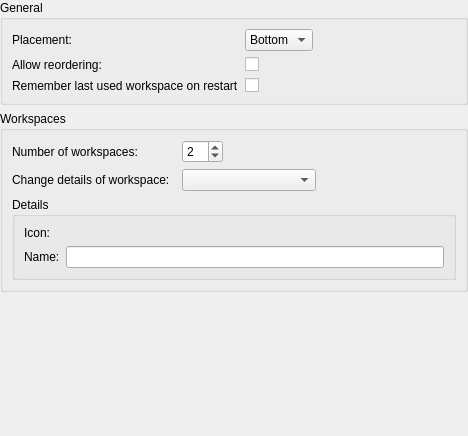
<?xml version="1.0" encoding="UTF-8"?>
<ui version="4.0">
 <class>Core::Internal::WorkspaceSettings</class>
 <widget class="QWidget" name="Core::Internal::WorkspaceSettings">
  <property name="geometry">
   <rect>
    <x>0</x>
    <y>0</y>
    <width>468</width>
    <height>436</height>
   </rect>
  </property>
  <property name="sizePolicy">
   <sizepolicy hsizetype="Preferred" vsizetype="Preferred">
    <horstretch>0</horstretch>
    <verstretch>0</verstretch>
   </sizepolicy>
  </property>
  <property name="windowTitle">
   <string>Form</string>
  </property>
  <layout class="QVBoxLayout" name="verticalLayout_2">
   <property name="margin">
    <number>0</number>
   </property>
   <item>
    <widget class="QScrollArea" name="scrollArea">
     <property name="frameShape">
      <enum>QFrame::NoFrame</enum>
     </property>
     <property name="frameShadow">
      <enum>QFrame::Plain</enum>
     </property>
     <property name="widgetResizable">
      <bool>true</bool>
     </property>
     <widget class="QWidget" name="scrollAreaWidgetContents">
      <property name="geometry">
       <rect>
        <x>0</x>
        <y>0</y>
        <width>468</width>
        <height>436</height>
       </rect>
      </property>
      <layout class="QVBoxLayout" name="verticalLayout">
       <property name="margin">
        <number>0</number>
       </property>
       <item>
        <widget class="QGroupBox" name="groupBox_3">
         <property name="title">
          <string>General</string>
         </property>
         <layout class="QGridLayout" name="gridLayout_3">
          <item row="1" column="0">
           <widget class="QLabel" name="label_6">
            <property name="text">
             <string>Placement:</string>
            </property>
           </widget>
          </item>
          <item row="1" column="1" colspan="2">
           <widget class="QComboBox" name="comboBoxTabBarPlacement">
            <property name="sizePolicy">
             <sizepolicy hsizetype="Preferred" vsizetype="Fixed">
              <horstretch>0</horstretch>
              <verstretch>0</verstretch>
             </sizepolicy>
            </property>
            <property name="currentIndex">
             <number>1</number>
            </property>
            <item>
             <property name="text">
              <string>Top</string>
             </property>
            </item>
            <item>
             <property name="text">
              <string>Bottom</string>
             </property>
            </item>
           </widget>
          </item>
          <item row="1" column="3">
           <spacer name="horizontalSpacer_2">
            <property name="orientation">
             <enum>Qt::Horizontal</enum>
            </property>
            <property name="sizeHint" stdset="0">
             <size>
              <width>40</width>
              <height>20</height>
             </size>
            </property>
           </spacer>
          </item>
          <item row="2" column="0">
           <widget class="QLabel" name="label_7">
            <property name="text">
             <string>Allow reordering:</string>
            </property>
           </widget>
          </item>
          <item row="2" column="1">
           <widget class="QCheckBox" name="checkBoxAllowTabMovement">
            <property name="text">
             <string/>
            </property>
           </widget>
          </item>
          <item row="3" column="0">
           <widget class="QLabel" name="label_8">
            <property name="toolTip">
             <string>Restore last selected workspace on startup</string>
            </property>
            <property name="text">
             <string>Remember last used workspace on restart</string>
            </property>
           </widget>
          </item>
          <item row="3" column="1">
           <widget class="QCheckBox" name="checkBoxRestoreSelectedOnStartup">
            <property name="text">
             <string/>
            </property>
           </widget>
          </item>
         </layout>
        </widget>
       </item>
       <item>
        <widget class="QGroupBox" name="groupBox">
         <property name="sizePolicy">
          <sizepolicy hsizetype="Preferred" vsizetype="Preferred">
           <horstretch>0</horstretch>
           <verstretch>0</verstretch>
          </sizepolicy>
         </property>
         <property name="title">
          <string>Workspaces</string>
         </property>
         <layout class="QGridLayout" name="gridLayout_2">
          <item row="0" column="0">
           <widget class="QLabel" name="label">
            <property name="text">
             <string>Number of workspaces:</string>
            </property>
           </widget>
          </item>
          <item row="0" column="2">
           <widget class="QSpinBox" name="numberOfWorkspacesSpinBox">
            <property name="sizePolicy">
             <sizepolicy hsizetype="Fixed" vsizetype="Fixed">
              <horstretch>0</horstretch>
              <verstretch>0</verstretch>
             </sizepolicy>
            </property>
            <property name="minimum">
             <number>1</number>
            </property>
            <property name="maximum">
             <number>10</number>
            </property>
            <property name="value">
             <number>2</number>
            </property>
           </widget>
          </item>
          <item row="2" column="0">
           <widget class="QLabel" name="label_5">
            <property name="text">
             <string>Change details of workspace:</string>
            </property>
           </widget>
          </item>
          <item row="2" column="2">
           <widget class="QComboBox" name="workspaceComboBox">
            <property name="sizePolicy">
             <sizepolicy hsizetype="MinimumExpanding" vsizetype="Fixed">
              <horstretch>0</horstretch>
              <verstretch>0</verstretch>
             </sizepolicy>
            </property>
           </widget>
          </item>
          <item row="2" column="3">
           <spacer name="horizontalSpacer">
            <property name="orientation">
             <enum>Qt::Horizontal</enum>
            </property>
            <property name="sizeHint" stdset="0">
             <size>
              <width>40</width>
              <height>20</height>
             </size>
            </property>
           </spacer>
          </item>
          <item row="3" column="0" colspan="4">
           <widget class="QGroupBox" name="groupBox_2">
            <property name="sizePolicy">
             <sizepolicy hsizetype="Preferred" vsizetype="Preferred">
              <horstretch>0</horstretch>
              <verstretch>0</verstretch>
             </sizepolicy>
            </property>
            <property name="title">
             <string>Details</string>
            </property>
            <layout class="QGridLayout" name="gridLayout">
             <item row="2" column="0">
              <widget class="QLabel" name="label_2">
               <property name="text">
                <string>Icon:</string>
               </property>
              </widget>
             </item>
             <item row="2" column="1">
              <widget class="Utils::PathChooser" name="iconPathChooser" native="true"/>
             </item>
             <item row="3" column="1">
              <widget class="QLineEdit" name="nameEdit"/>
             </item>
             <item row="3" column="0">
              <widget class="QLabel" name="label_3">
               <property name="text">
                <string>Name:</string>
               </property>
              </widget>
             </item>
            </layout>
           </widget>
          </item>
         </layout>
        </widget>
       </item>
       <item>
        <spacer name="verticalSpacer">
         <property name="orientation">
          <enum>Qt::Vertical</enum>
         </property>
         <property name="sizeHint" stdset="0">
          <size>
           <width>20</width>
           <height>40</height>
          </size>
         </property>
        </spacer>
       </item>
      </layout>
     </widget>
    </widget>
   </item>
  </layout>
 </widget>
 <customwidgets>
  <customwidget>
   <class>Utils::PathChooser</class>
   <extends>QWidget</extends>
   <header>utils/pathchooser.h</header>
   <container>1</container>
  </customwidget>
 </customwidgets>
 <resources/>
 <connections/>
</ui>
